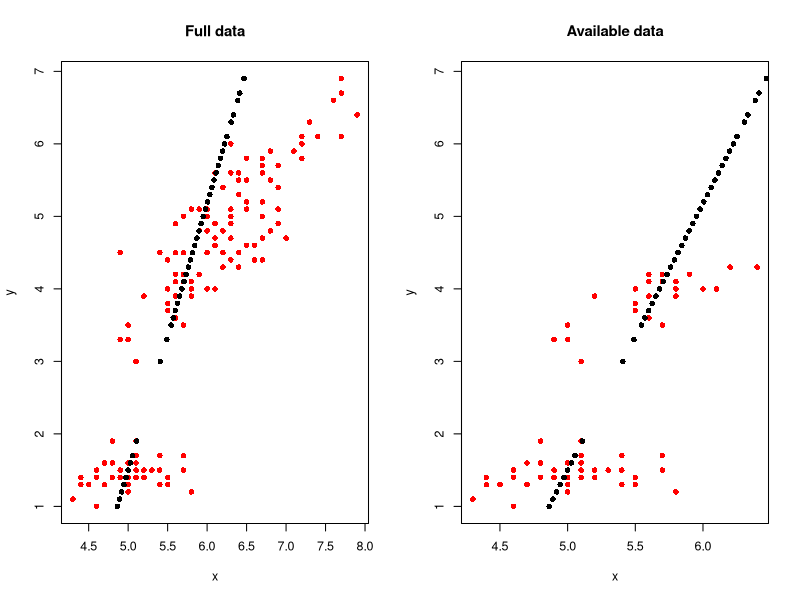

This chart was generated by the following R code:
# I'm using iris dataset
# let x be sepal.length; and y be petal.length
fd <- data.frame(x = iris$Sepal.Length, y = iris$Petal.Length)

# Task 1a
removeHalfX <- function(fdp) {
  ret = fdp
  med = median(fdp$y)
  ret$x[ret$y > med] <- NA
  return(ret)
}
ad <- removeHalfX(fd)

# Task 1b
model1 <- lm(x ~ y, data=ad)
fitad <- ad
fitad$x <- predict(model1, ad)

# Task 1c
model2 <- lm(x ~ y, data=fd)
fitfd <- fd
fitfd$x <- predict(model1, fd)

# Task 1d
par(mfrow=c(1,2), pch = 16, cex = 0.75)
plot(fd, col="red", main = "Full data")
points(fitfd)

plot(ad, col="red", main = "Available data")
points(fitad)
